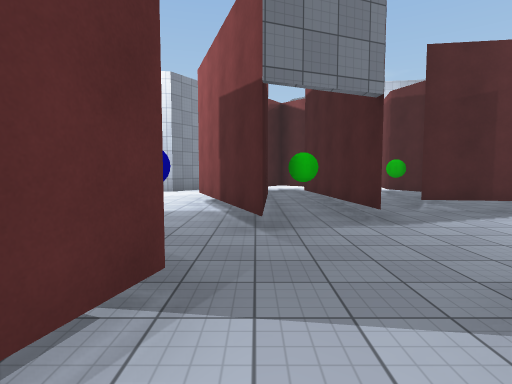
view 1 (above)

24 first-person views from a walk through a scene from a Unity 3-D project. The camera is 1.5 m above the floor, tilts 4° down and sees 80° across. The floor is counted in squares, 2 m on a side. Each view is taken from the middle of a square. On the plan, view 1 faces up. The plan holds only what a view shows up to about 10 squares ahead; the rest is blank. The place goes on beyond the plan. The player is left out. Door leaves are left out, so doorways stand open. Surface patterns are stand-ins for the level's own textures.

view 2
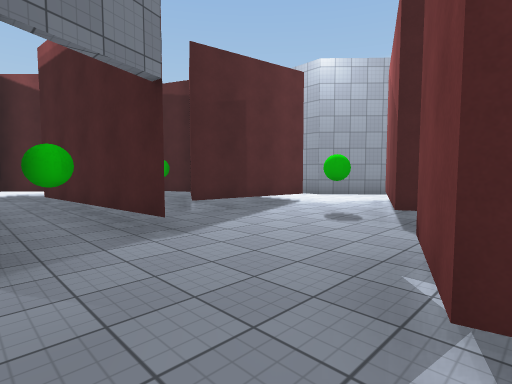

view 3
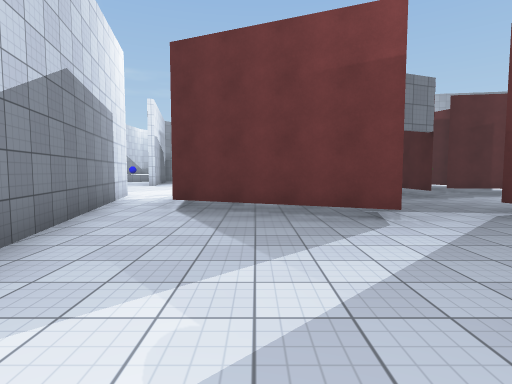

view 4
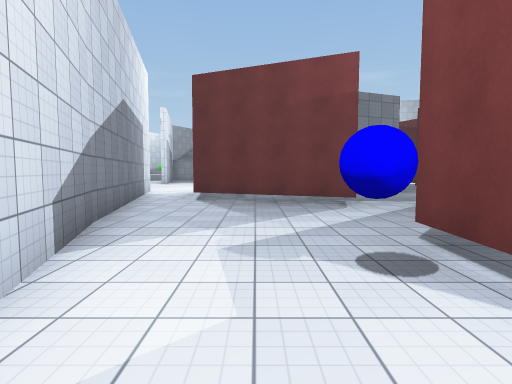

view 5
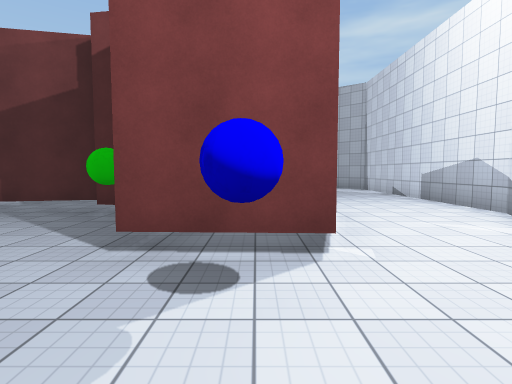

view 6
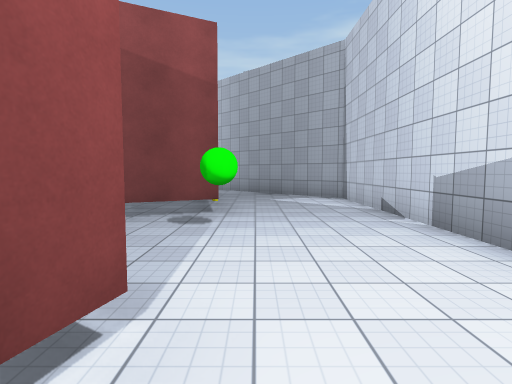

view 7
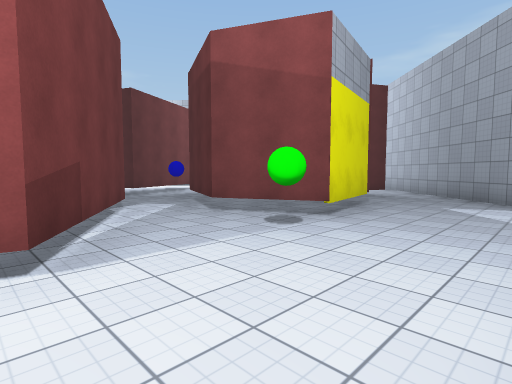

view 8
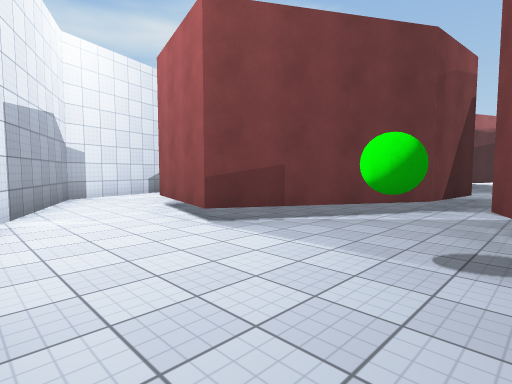

view 9
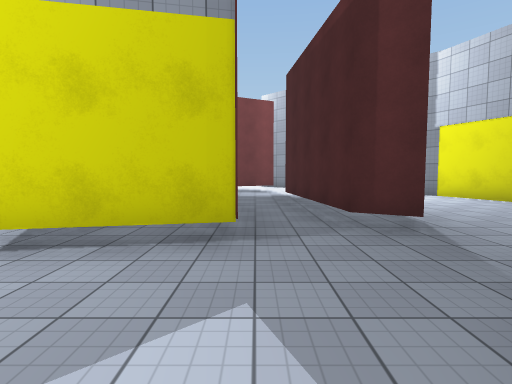

view 10
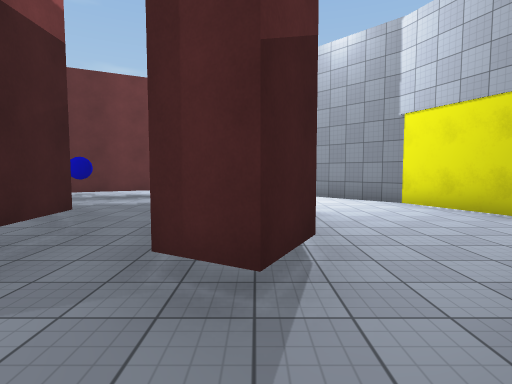

view 11
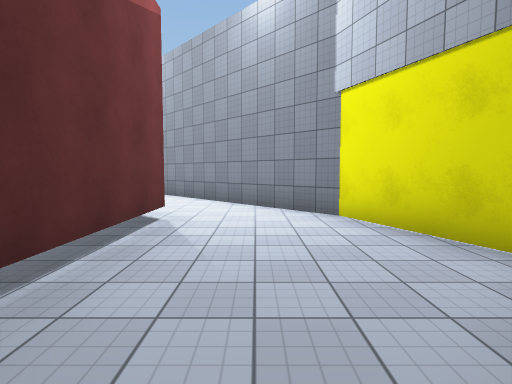

view 12
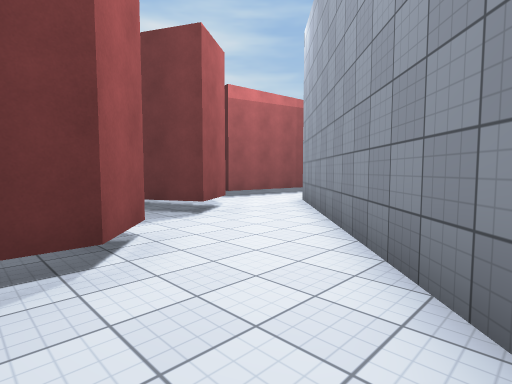

view 13
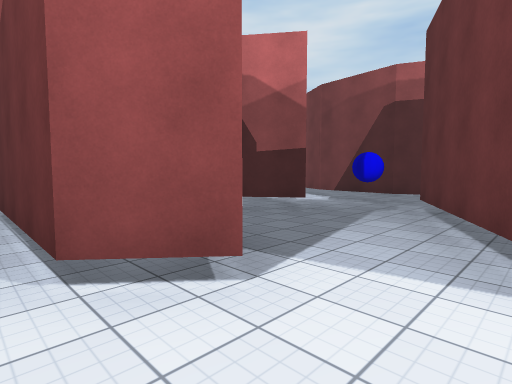

view 14
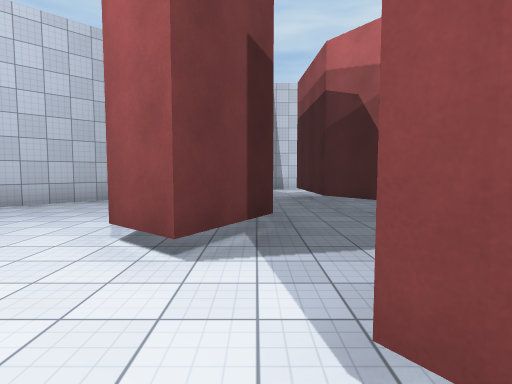

view 15
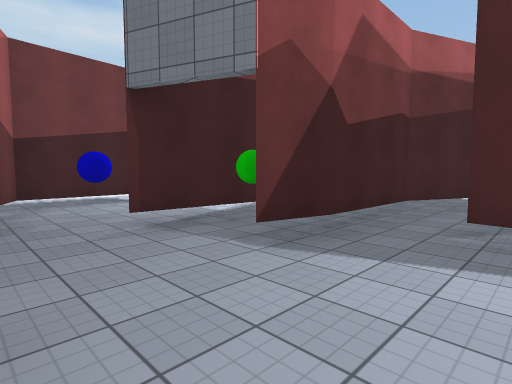

view 16
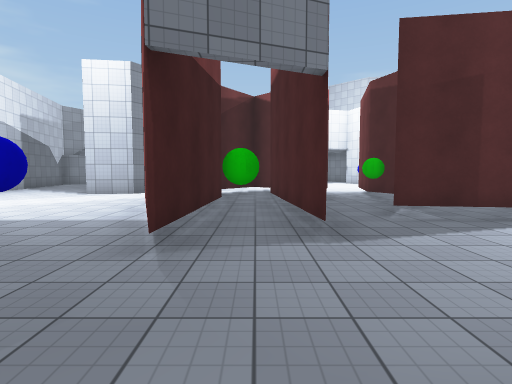

view 17
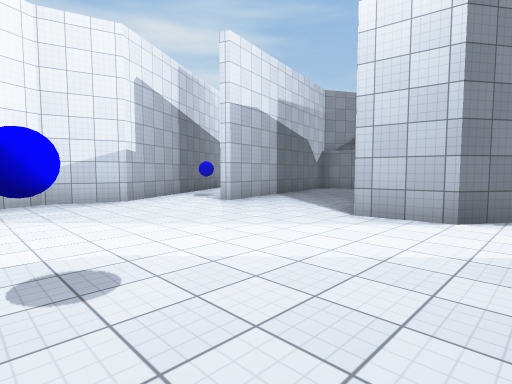

view 18
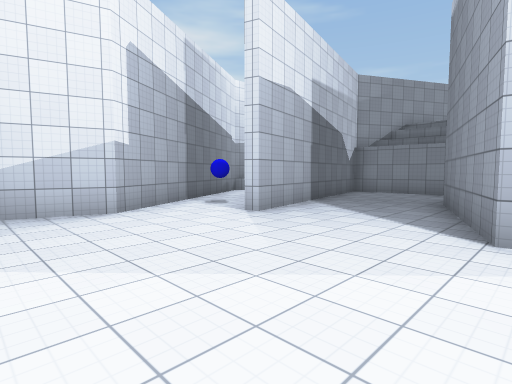

view 19
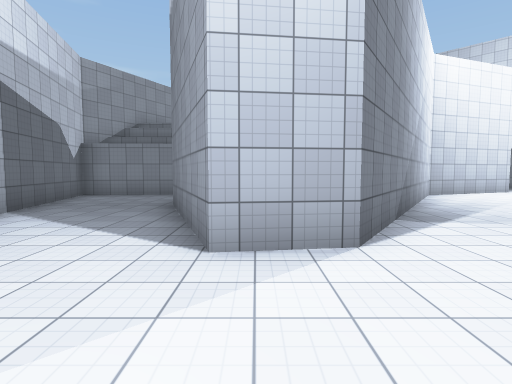

view 20
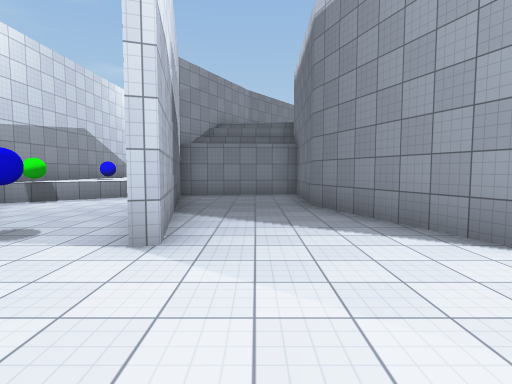

view 21
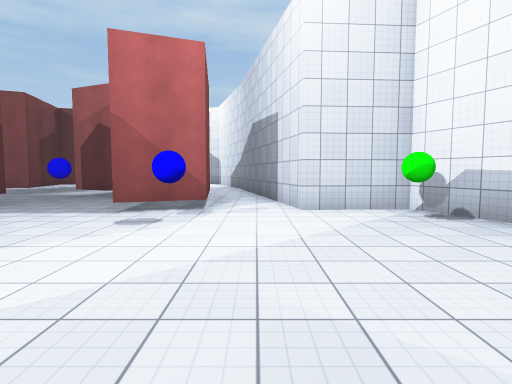

view 22
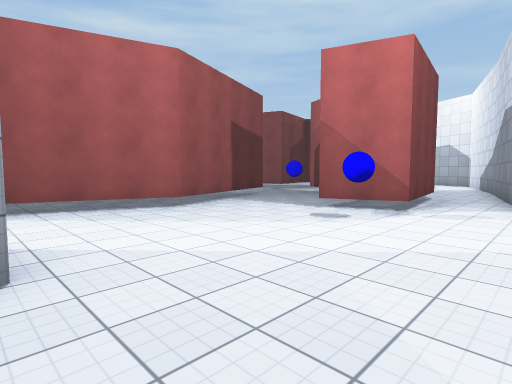

view 23
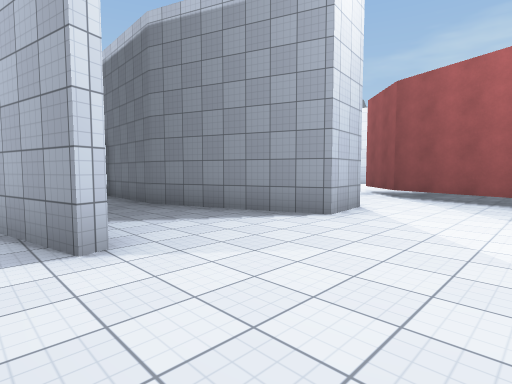

view 24
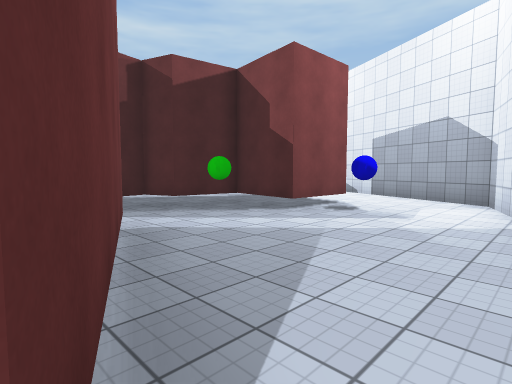

### Floor plan
Points are (right, up) in squares from view 1. A wall is a line through its corners. A room is listed if a view was taken in it or the views show most of it. See-through windows are left out.
Room 1 (views 1, 2, 3, 5, 16, 24)
walls: (-0.8, 0.4) (-4.6, 2); (-1.3, -3.6) (-1.3, -2.7) (0.7, -3) (0.9, -1.4) (1.7, -1.1) (1.2, 1.3); (-0.5, 1.8) (-0.8, 0.9); (-5.4, -1.6) (-4, -5.9); (-5.9, 1.3) (-5.3, -1.6)
ways out: opening at (-2.3, -5) to room 2; opening at (0.5, 1) to room 5; opening at (-5, 2) to room 6
objects: other object (0, -2)
Room 2 (views 4, 6, 7, 8, 9, 10)
walls: (1.2, -8.4) (8.3, -8.4) (10.9, -5.7); (3.4, -2) (1.4, -5.4) (-1.4, -4.7) (-1.3, -3.6); (7.6, -2.1) (7.8, -4.8) (5.3, -5.3) (4.4, -3.4) (5, -1.9); (10, -4.3) (9.3, -3.9) (9, -1.5); (-4, -5.9) (-0.4, -7.6)
ways out: opening at (-2.3, -5) to room 1; opening at (4, -2) to room 3; opening at (8, -2) to room 3; opening at (10, -5) to room 3
objects: other object (-2, -4); other object (4, -6)
Room 3 (views 11, 12, 13, 14, 15)
walls: (9, -1.5) (8.8, 0) (9.7, 1.5) (10.6, 0.8) (10.5, -2.6); (6.3, -0.3) (7.6, -2.1); (7.9, 4.2) (8.6, 3.1) (4.9, 1.2) (4.2, 2.6); (10.6, -3.3) (10, -4.3); (5, -1.9) (5.4, -1.1); (3.3, 0.8) (3.6, 0.2) (3.4, -2); (14.3, -1.3) (13.4, 1.1) (9, 5.7); (10.9, -5.7) (14.3, -2.2)
ways out: opening at (4, -2) to room 2; opening at (8, -2) to room 2; opening at (10, -5) to room 2; opening at (4, 2) to room 5; opening at (9, 5)
objects: other object (6, 1)
Room 4 (views 17, 18, 19, 20, 21, 22, 23)
walls: (-5, 5) (-3.4, 5.6); (-3.4, 5.1) (-3.3, 2.9) (-0.5, 1.8); (-10.3, 10.4) (-9.5, 9.1) (-10, 7.4) (-9, 5.1) (-6.8, 5.2); (-0.9, 14) (-3, 10.9) (-4.4, 10.8) (-5.8, 14.6) (-5.7, 17.6) (-9.4, 17.3) (-8, 11) (-8.2, 10.9); (0.1, 3.6) (-1.4, 7.6) (-0.2, 11.3) (0.8, 12.3)
ways out: opening at (0, 3) to room 5; open door at (0.5, 4) to room 5; opening at (-6, 5) to room 6; opening at (-9, 11); opening at (0, 13)
objects: other object (-9, 6); other object (-5, 6); other object (-1, 4)
Room 5 (no view inside)
walls: (4.2, 2.6) (6.6, 3.6); (0.1, 4.6) (0.1, 3.6); (1.2, 1.3) (2.9, 1.9); (6.3, 5.6) (3.2, 6); (2, 7.8) (2, 5.3) (1.8, 4.3)
ways out: opening at (0.5, 1) to room 1; opening at (4, 2) to room 3; opening at (0, 3) to room 4; open door at (0.5, 4) to room 4; opening at (3, 7); opening at (5.5, 4.5)
objects: other object (5, 4)
Room 6 (no view inside)
walls: (-4.6, 2) (-5, 5); (-6.8, 5.2) (-5.9, 1.3)
ways out: opening at (-5, 2) to room 1; opening at (-6, 5) to room 4
Room 7 (no view inside)
walls: (1.8, 4.3) (1.4, 8.7); (0.3, 7.4) (0.1, 4.6)

Positions as (right, up) in squares from view 1, and headings:
1: (0, 0), facing up
2: (0, 1), facing up-right
3: (-3, -4), facing up
4: (-3, -6), facing up
5: (-4, -4), facing right
6: (0, -6), facing right
7: (1, -8), facing up-right
8: (5, -8), facing up-left
9: (8, -8), facing up
10: (10, -6), facing up
11: (12, -4), facing up
12: (13, 0), facing up-left
13: (11, 3), facing down-left
14: (9, 4), facing down
15: (4, 2), facing up-left
16: (1, 1), facing up
17: (-2, 6), facing up-left
18: (-4, 7), facing up-left
19: (-4, 8), facing up
20: (-7, 8), facing up
21: (-6, 11), facing down
22: (-7, 11), facing down-right
23: (-9, 8), facing up-right
24: (-5, 2), facing down-right
